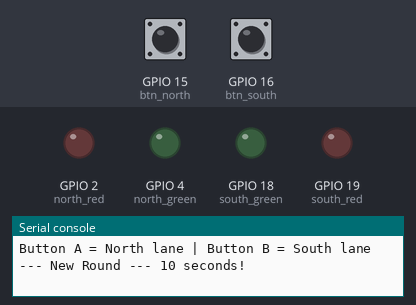
This program was run on a simulated ESP32 board running MicroPython. Shown: output pins drawn as LEDs (lit = HIGH), the last lines printed to the serial console. The inputs (shaded band) are chosen by the test bench; at power-on: GPIO 15 (btn_north) HIGH, GPIO 16 (btn_south) HIGH. The clock reads 2024-03-15 10:24:30 at power-on unless the program sets it.

Above: at 1.2 s.
1.3 s: GPIO 15 (btn_north) pulled LOW for 0.15 s
2.9 s: GPIO 16 (btn_south) pulled LOW for 0.15 s
4.5 s: GPIO 16 (btn_south) pulled LOW for 1 s
8.5 s: GPIO 15 (btn_north) pulled LOW for 1 s
At 10.3 s:
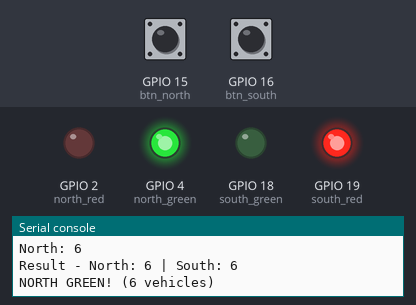
Timing chart, 0 to 11.8 s (numbered marks = the images above; inputs shaded):
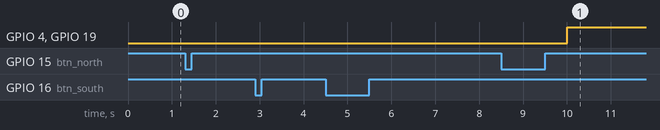

The program:

activity4_dual_lane.py
```python
# Activity 4 - Dual Lane Competition: busiest lane wins the green light
# Circuit: GPIO 4 North green, GPIO 2 North red, GPIO 18 South green,
#          GPIO 19 South red (LEDs via 220 ohm), GPIO 15 / GPIO 16 buttons to GND
from machine import Pin
import time

# Lane 1 (North)
north_green = Pin(4, Pin.OUT)
north_red = Pin(2, Pin.OUT)
btn_north = Pin(15, Pin.IN, Pin.PULL_UP)

# Lane 2 (South)
south_green = Pin(18, Pin.OUT)
south_red = Pin(19, Pin.OUT)
btn_south = Pin(16, Pin.IN, Pin.PULL_UP)

north_count = 0
south_count = 0


def set_signals(north_wins):
    if north_wins:
        north_green.value(1); north_red.value(0)
        south_green.value(0); south_red.value(1)
        print(f'NORTH GREEN! ({north_count} vehicles)')
    else:
        north_green.value(0); north_red.value(1)
        south_green.value(1); south_red.value(0)
        print(f'SOUTH GREEN! ({south_count} vehicles)')


print('Competition start! 10 seconds mein zyada button dabao!')
print('Button A = North lane | Button B = South lane')

while True:
    north_count = 0
    south_count = 0
    print('--- New Round --- 10 seconds!')

    # 10 second counting window
    start = time.time()
    while time.time() - start < 10:
        if btn_north.value() == 0:
            north_count += 1
            print(f'North: {north_count}')
            time.sleep(0.2)          # debounce
        if btn_south.value() == 0:
            south_count += 1
            print(f'South: {south_count}')
            time.sleep(0.2)          # debounce

    # Winner
    print(f'Result - North: {north_count} | South: {south_count}')
    set_signals(north_count >= south_count)
    time.sleep(5)                    # 5 s green, then a new round
```

Measured:
- after the input at 8.5 s, GPIO 2 (north_red), GPIO 18 (south_green): stays LOW (without the input it goes to HIGH after 1.5 s); GPIO 4 (north_green), GPIO 19 (south_red): LOW → HIGH after 1.5 s
